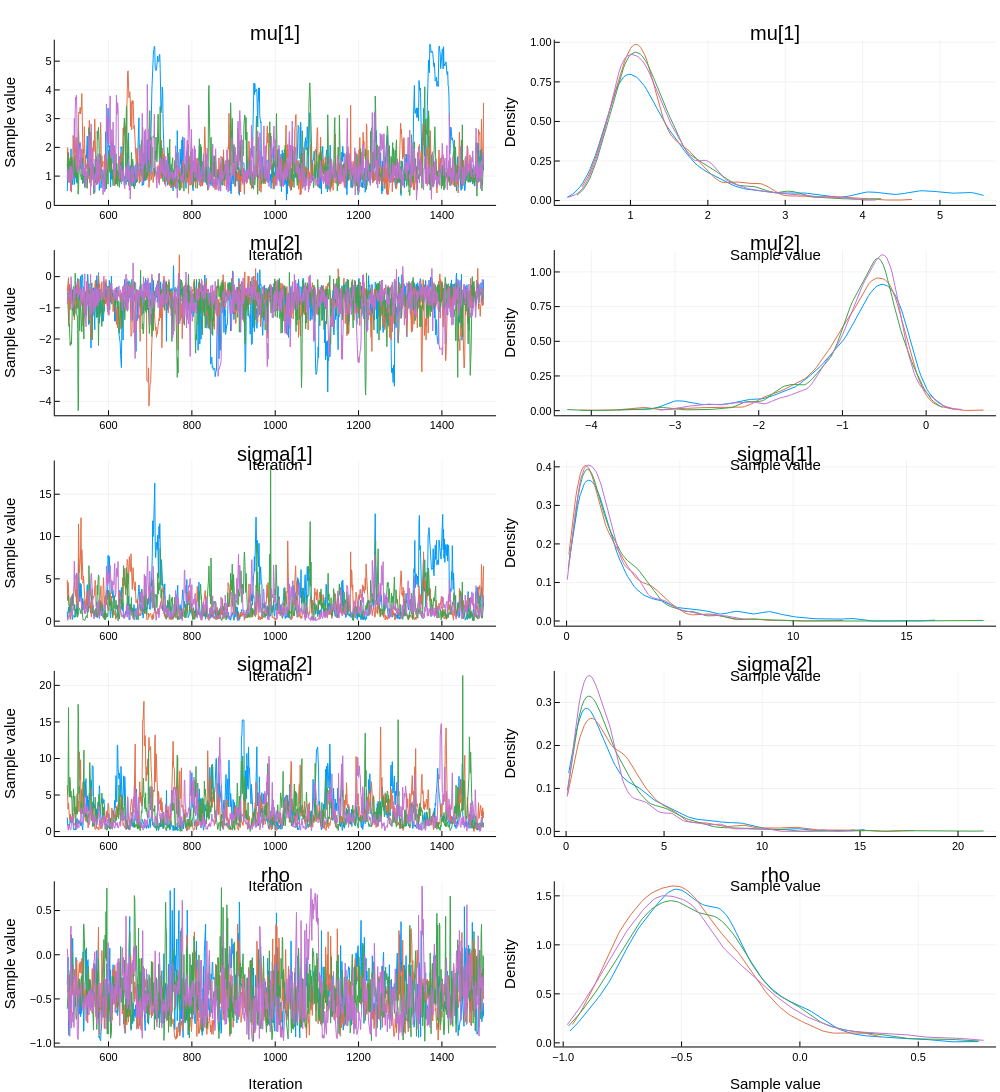

Write notebook code for a chart like this one.
### Markdown cell above
In this notebook, I will use the `Pigeons` package to fit the model. Pigeons is a Julia package implementing *parallel tempering* sampling. It is based on Slice sampling, i.e., a sampling method not using automatic differentiation. This makes it possible to include discrete variables alongside continuous ones, which is useful handling phylogenetic uncertainty.

Parallel tempering is comparatively slow. I still chose it because it computes both the posterior and the marginal likelihood in one swoop.

### Code cell
chain_vanilla_correlation = Turing.sample(
    vanilla_correlation(nrow(d)) | (x=d.x, y=d.y),
    NUTS(),
    MCMCThreads(),
    1_000,   # samples
    4,        # chains
    progress = false,
)


nms = [nm for nm in names(chain_vanilla_correlation) if !occursin("z", string(nm)) && !(occursin("L_R", string(nm)))]

describe(chain_vanilla_correlation[:, nms, :])

plot(chain_vanilla_correlation[:, nms, :])

### Figure 1 — Plotly figure (JSON) as saved in the notebook; plotly's stock layout.template omitted (floating-point values rounded to 4 significant figures; data arrays with more than 128 entries replaced by an {"elided": "..."} marker saying what was removed)
{"data": [{"colorbar": {"len": 0.157, "title": "", "x": 0.4961, "y": 0.9028}, "legendgroup": "Chain 1", "line": {"color": "rgba(0, 154, 250, 1.000)", "dash": "solid", "shape": "linear", "width": 1}, "mode": "lines", "name": "Chain 1", "showlegend": true, "type": "scatter", "x": {"elided": "1000 int values"}, "xaxis": "x1", "y": {"elided": "1000 float values"}, "yaxis": "y1"}, {"colorbar": {"len": 0.157, "title": "", "x": 0.4961, "y": 0.9028}, "legendgroup": "Chain 2", "line": {"color": "rgba(227, 111, 71, 1.000)", "dash": "solid", "shape": "linear", "width": 1}, "mode": "lines", "name": "Chain 2", "showlegend": true, "type": "scatter", "x": {"elided": "1000 int values"}, "xaxis": "x1", "y": {"elided": "1000 float values"}, "yaxis": "y1"}, {"colorbar": {"len": 0.157, "title": "", "x": 0.4961, "y": 0.9028}, "legendgroup": "Chain 3", "line": {"color": "rgba(62, 164, 78, 1.000)", "dash": "solid", "shape": "linear", "width": 1}, "mode": "lines", "name": "Chain 3", "showlegend": true, "type": "scatter", "x": {"elided": "1000 int values"}, "xaxis": "x1", "y": {"elided": "1000 float values"}, "yaxis": "y1"}, {"colorbar": {"len": 0.157, "title": "", "x": 0.4961, "y": 0.9028}, "legendgroup": "Chain 4", "line": {"color": "rgba(195, 113, 210, 1.000)", "dash": "solid", "shape": "linear", "width": 1}, "mode": "lines", "name": "Chain 4", "showlegend": true, "type": "scatter", "x": {"elided": "1000 int values"}, "xaxis": "x1", "y": {"elided": "1000 float values"}, "yaxis": "y1"}, {"colorbar": {"len": 0.157, "title": "", "x": 0.9961, "y": 0.9028}, "legendgroup": "Chain 1", "line": {"color": "rgba(0, 154, 250, 1.000)", "dash": "solid", "shape": "linear", "width": 1}, "mode": "lines", "name": "Chain 1", "showlegend": true, "type": "scatter", "x": {"elided": "164 float values"}, "xaxis": "x2", "y": {"elided": "164 float values"}, "yaxis": "y2"}, {"colorbar": {"len": 0.157, "title": "", "x": 0.9961, "y": 0.9028}, "legendgroup": "Chain 2", "line": {"color": "rgba(227, 111, 71, 1.000)", "dash": "solid", "shape": "linear", "width": 1}, "mode": "lines", "name": "Chain 2", "showlegend": true, "type": "scatter", "x": {"elided": "164 float values"}, "xaxis": "x2", "y": {"elided": "164 float values"}, "yaxis": "y2"}, {"colorbar": {"len": 0.157, "title": "", "x": 0.9961, "y": 0.9028}, "legendgroup": "Chain 3", "line": {"color": "rgba(62, 164, 78, 1.000)", "dash": "solid", "shape": "linear", "width": 1}, "mode": "lines", "name": "Chain 3", "showlegend": true, "type": "scatter", "x": {"elided": "164 float values"}, "xaxis": "x2", "y": {"elided": "164 float values"}, "yaxis": "y2"}, {"colorbar": {"len": 0.157, "title": "", "x": 0.9961, "y": 0.9028}, "legendgroup": "Chain 4", "line": {"color": "rgba(195, 113, 210, 1.000)", "dash": "solid", "shape": "linear", "width": 1}, "mode": "lines", "name": "Chain 4", "showlegend": true, "type": "scatter", "x": {"elided": "162 float values"}, "xaxis": "x2", "y": {"elided": "162 float values"}, "yaxis": "y2"}, {"colorbar": {"len": 0.157, "title": "", "x": 0.4961, "y": 0.7028}, "legendgroup": "Chain 1", "line": {"color": "rgba(0, 154, 250, 1.000)", "dash": "solid", "shape": "linear", "width": 1}, "mode": "lines", "name": "Chain 1", "showlegend": true, "type": "scatter", "x": {"elided": "1000 int values"}, "xaxis": "x3", "y": {"elided": "1000 float values"}, "yaxis": "y3"}, {"colorbar": {"len": 0.157, "title": "", "x": 0.4961, "y": 0.7028}, "legendgroup": "Chain 2", "line": {"color": "rgba(227, 111, 71, 1.000)", "dash": "solid", "shape": "linear", "width": 1}, "mode": "lines", "name": "Chain 2", "showlegend": true, "type": "scatter", "x": {"elided": "1000 int values"}, "xaxis": "x3", "y": {"elided": "1000 float values"}, "yaxis": "y3"}, {"colorbar": {"len": 0.157, "title": "", "x": 0.4961, "y": 0.7028}, "legendgroup": "Chain 3", "line": {"color": "rgba(62, 164, 78, 1.000)", "dash": "solid", "shape": "linear", "width": 1}, "mode": "lines", "name": "Chain 3", "showlegend": true, "type": "scatter", "x": {"elided": "1000 int values"}, "xaxis": "x3", "y": {"elided": "1000 float values"}, "yaxis": "y3"}, {"colorbar": {"len": 0.157, "title": "", "x": 0.4961, "y": 0.7028}, "legendgroup": "Chain 4", "line": {"color": "rgba(195, 113, 210, 1.000)", "dash": "solid", "shape": "linear", "width": 1}, "mode": "lines", "name": "Chain 4", "showlegend": true, "type": "scatter", "x": {"elided": "1000 int values"}, "xaxis": "x3", "y": {"elided": "1000 float values"}, "yaxis": "y3"}, {"colorbar": {"len": 0.157, "title": "", "x": 0.9961, "y": 0.7028}, "legendgroup": "Chain 1", "line": {"color": "rgba(0, 154, 250, 1.000)", "dash": "solid", "shape": "linear", "width": 1}, "mode": "lines", "name": "Chain 1", "showlegend": true, "type": "scatter", "x": {"elided": "162 float values"}, "xaxis": "x4", "y": {"elided": "162 float values"}, "yaxis": "y4"}, {"colorbar": {"len": 0.157, "title": "", "x": 0.9961, "y": 0.7028}, "legendgroup": "Chain 2", "line": {"color": "rgba(227, 111, 71, 1.000)", "dash": "solid", "shape": "linear", "width": 1}, "mode": "lines", "name": "Chain 2", "showlegend": true, "type": "scatter", "x": {"elided": "170 float values"}, "xaxis": "x4", "y": {"elided": "170 float values"}, "yaxis": "y4"}, {"colorbar": {"len": 0.157, "title": "", "x": 0.9961, "y": 0.7028}, "legendgroup": "Chain 3", "line": {"color": "rgba(62, 164, 78, 1.000)", "dash": "solid", "shape": "linear", "width": 1}, "mode": "lines", "name": "Chain 3", "showlegend": true, "type": "scatter", "x": {"elided": "172 float values"}, "xaxis": "x4", "y": {"elided": "172 float values"}, "yaxis": "y4"}, {"colorbar": {"len": 0.157, "title": "", "x": 0.9961, "y": 0.7028}, "legendgroup": "Chain 4", "line": {"color": "rgba(195, 113, 210, 1.000)", "dash": "solid", "shape": "linear", "width": 1}, "mode": "lines", "name": "Chain 4", "showlegend": true, "type": "scatter", "x": {"elided": "166 float values"}, "xaxis": "x4", "y": {"elided": "166 float values"}, "yaxis": "y4"}, {"colorbar": {"len": 0.157, "title": "", "x": 0.4961, "y": 0.5028}, "legendgroup": "Chain 1", "line": {"color": "rgba(0, 154, 250, 1.000)", "dash": "solid", "shape": "linear", "width": 1}, "mode": "lines", "name": "Chain 1", "showlegend": true, "type": "scatter", "x": {"elided": "1000 int values"}, "xaxis": "x5", "y": {"elided": "1000 float values"}, "yaxis": "y5"}, {"colorbar": {"len": 0.157, "title": "", "x": 0.4961, "y": 0.5028}, "legendgroup": "Chain 2", "line": {"color": "rgba(227, 111, 71, 1.000)", "dash": "solid", "shape": "linear", "width": 1}, "mode": "lines", "name": "Chain 2", "showlegend": true, "type": "scatter", "x": {"elided": "1000 int values"}, "xaxis": "x5", "y": {"elided": "1000 float values"}, "yaxis": "y5"}, {"colorbar": {"len": 0.157, "title": "", "x": 0.4961, "y": 0.5028}, "legendgroup": "Chain 3", "line": {"color": "rgba(62, 164, 78, 1.000)", "dash": "solid", "shape": "linear", "width": 1}, "mode": "lines", "name": "Chain 3", "showlegend": true, "type": "scatter", "x": {"elided": "1000 int values"}, "xaxis": "x5", "y": {"elided": "1000 float values"}, "yaxis": "y5"}, {"colorbar": {"len": 0.157, "title": "", "x": 0.4961, "y": 0.5028}, "legendgroup": "Chain 4", "line": {"color": "rgba(195, 113, 210, 1.000)", "dash": "solid", "shape": "linear", "width": 1}, "mode": "lines", "name": "Chain 4", "showlegend": true, "type": "scatter", "x": {"elided": "1000 int values"}, "xaxis": "x5", "y": {"elided": "1000 float values"}, "yaxis": "y5"}, {"colorbar": {"len": 0.157, "title": "", "x": 0.9961, "y": 0.5028}, "legendgroup": "Chain 1", "line": {"color": "rgba(0, 154, 250, 1.000)", "dash": "solid", "shape": "linear", "width": 1}, "mode": "lines", "name": "Chain 1", "showlegend": true, "type": "scatter", "x": {"elided": "170 float values"}, "xaxis": "x6", "y": {"elided": "170 float values"}, "yaxis": "y6"}, {"colorbar": {"len": 0.157, "title": "", "x": 0.9961, "y": 0.5028}, "legendgroup": "Chain 2", "line": {"color": "rgba(227, 111, 71, 1.000)", "dash": "solid", "shape": "linear", "width": 1}, "mode": "lines", "name": "Chain 2", "showlegend": true, "type": "scatter", "x": {"elided": "166 float values"}, "xaxis": "x6", "y": {"elided": "166 float values"}, "yaxis": "y6"}, {"colorbar": {"len": 0.157, "title": "", "x": 0.9961, "y": 0.5028}, "legendgroup": "Chain 3", "line": {"color": "rgba(62, 164, 78, 1.000)", "dash": "solid", "shape": "linear", "width": 1}, "mode": "lines", "name": "Chain 3", "showlegend": true, "type": "scatter", "x": {"elided": "176 float values"}, "xaxis": "x6", "y": {"elided": "176 float values"}, "yaxis": "y6"}, {"colorbar": {"len": 0.157, "title": "", "x": 0.9961, "y": 0.5028}, "legendgroup": "Chain 4", "line": {"color": "rgba(195, 113, 210, 1.000)", "dash": "solid", "shape": "linear", "width": 1}, "mode": "lines", "name": "Chain 4", "showlegend": true, "type": "scatter", "x": {"elided": "158 float values"}, "xaxis": "x6", "y": {"elided": "158 float values"}, "yaxis": "y6"}, {"colorbar": {"len": 0.157, "title": "", "x": 0.4961, "y": 0.3028}, "legendgroup": "Chain 1", "line": {"color": "rgba(0, 154, 250, 1.000)", "dash": "solid", "shape": "linear", "width": 1}, "mode": "lines", "name": "Chain 1", "showlegend": true, "type": "scatter", "x": {"elided": "1000 int values"}, "xaxis": "x7", "y": {"elided": "1000 float values"}, "yaxis": "y7"}, {"colorbar": {"len": 0.157, "title": "", "x": 0.4961, "y": 0.3028}, "legendgroup": "Chain 2", "line": {"color": "rgba(227, 111, 71, 1.000)", "dash": "solid", "shape": "linear", "width": 1}, "mode": "lines", "name": "Chain 2", "showlegend": true, "type": "scatter", "x": {"elided": "1000 int values"}, "xaxis": "x7", "y": {"elided": "1000 float values"}, "yaxis": "y7"}, {"colorbar": {"len": 0.157, "title": "", "x": 0.4961, "y": 0.3028}, "legendgroup": "Chain 3", "line": {"color": "rgba(62, 164, 78, 1.000)", "dash": "solid", "shape": "linear", "width": 1}, "mode": "lines", "name": "Chain 3", "showlegend": true, "type": "scatter", "x": {"elided": "1000 int values"}, "xaxis": "x7", "y": {"elided": "1000 float values"}, "yaxis": "y7"}, {"colorbar": {"len": 0.157, "title": "", "x": 0.4961, "y": 0.3028}, "legendgroup": "Chain 4", "line": {"color": "rgba(195, 113, 210, 1.000)", "dash": "solid", "shape": "linear", "width": 1}, "mode": "lines", "name": "Chain 4", "showlegend": true, "type": "scatter", "x": {"elided": "1000 int values"}, "xaxis": "x7", "y": {"elided": "1000 float values"}, "yaxis": "y7"}, {"colorbar": {"len": 0.157, "title": "", "x": 0.9961, "y": 0.3028}, "legendgroup": "Chain 1", "line": {"color": "rgba(0, 154, 250, 1.000)", "dash": "solid", "shape": "linear", "width": 1}, "mode": "lines", "name": "Chain 1", "showlegend": true, "type": "scatter", "x": {"elided": "160 float values"}, "xaxis": "x8", "y": {"elided": "160 float values"}, "yaxis": "y8"}, {"colorbar": {"len": 0.157, "title": "", "x": 0.9961, "y": 0.3028}, "legendgroup": "Chain 2", "line": {"color": "rgba(227, 111, 71, 1.000)", "dash": "solid", "shape": "linear", "width": 1}, "mode": "lines", "name": "Chain 2", "showlegend": true, "type": "scatter", "x": {"elided": "168 float values"}, "xaxis": "x8", "y": {"elided": "168 float values"}, "yaxis": "y8"}, {"colorbar": {"len": 0.157, "title": "", "x": 0.9961, "y": 0.3028}, "legendgroup": "Chain 3", "line": {"color": "rgba(62, 164, 78, 1.000)", "dash": "solid", "shape": "linear", "width": 1}, "mode": "lines", "name": "Chain 3", "showlegend": true, "type": "scatter", "x": {"elided": "176 float values"}, "xaxis": "x8", "y": {"elided": "176 float values"}, "yaxis": "y8"}, {"colorbar": {"len": 0.157, "title": "", "x": 0.9961, "y": 0.3028}, "legendgroup": "Chain 4", "line": {"color": "rgba(195, 113, 210, 1.000)", "dash": "solid", "shape": "linear", "width": 1}, "mode": "lines", "name": "Chain 4", "showlegend": true, "type": "scatter", "x": {"elided": "172 float values"}, "xaxis": "x8", "y": {"elided": "172 float values"}, "yaxis": "y8"}, {"colorbar": {"len": 0.157, "title": "", "x": 0.4961, "y": 0.1028}, "legendgroup": "Chain 1", "line": {"color": "rgba(0, 154, 250, 1.000)", "dash": "solid", "shape": "linear", "width": 1}, "mode": "lines", "name": "Chain 1", "showlegend": true, "type": "scatter", "x": {"elided": "1000 int values"}, "xaxis": "x9", "y": {"elided": "1000 float values"}, "yaxis": "y9"}, {"colorbar": {"len": 0.157, "title": "", "x": 0.4961, "y": 0.1028}, "legendgroup": "Chain 2", "line": {"color": "rgba(227, 111, 71, 1.000)", "dash": "solid", "shape": "linear", "width": 1}, "mode": "lines", "name": "Chain 2", "showlegend": true, "type": "scatter", "x": {"elided": "1000 int values"}, "xaxis": "x9", "y": {"elided": "1000 float values"}, "yaxis": "y9"}, {"colorbar": {"len": 0.157, "title": "", "x": 0.4961, "y": 0.1028}, "legendgroup": "Chain 3", "line": {"color": "rgba(62, 164, 78, 1.000)", "dash": "solid", "shape": "linear", "width": 1}, "mode": "lines", "name": "Chain 3", "showlegend": true, "type": "scatter", "x": {"elided": "1000 int values"}, "xaxis": "x9", "y": {"elided": "1000 float values"}, "yaxis": "y9"}, {"colorbar": {"len": 0.157, "title": "", "x": 0.4961, "y": 0.1028}, "legendgroup": "Chain 4", "line": {"color": "rgba(195, 113, 210, 1.000)", "dash": "solid", "shape": "linear", "width": 1}, "mode": "lines", "name": "Chain 4", "showlegend": true, "type": "scatter", "x": {"elided": "1000 int values"}, "xaxis": "x9", "y": {"elided": "1000 float values"}, "yaxis": "y9"}, {"colorbar": {"len": 0.157, "title": "", "x": 0.9961, "y": 0.1028}, "legendgroup": "Chain 1", "line": {"color": "rgba(0, 154, 250, 1.000)", "dash": "solid", "shape": "linear", "width": 1}, "mode": "lines", "name": "Chain 1", "showlegend": true, "type": "scatter", "x": {"elided": "158 float values"}, "xaxis": "x10", "y": {"elided": "158 float values"}, "yaxis": "y10"}, {"colorbar": {"len": 0.157, "title": "", "x": 0.9961, "y": 0.1028}, "legendgroup": "Chain 2", "line": {"color": "rgba(227, 111, 71, 1.000)", "dash": "solid", "shape": "linear", "width": 1}, "mode": "lines", "name": "Chain 2", "showlegend": true, "type": "scatter", "x": {"elided": "148 float values"}, "xaxis": "x10", "y": {"elided": "148 float values"}, "yaxis": "y10"}, {"colorbar": {"len": 0.157, "title": "", "x": 0.9961, "y": 0.1028}, "legendgroup": "Chain 3", "line": {"color": "rgba(62, 164, 78, 1.000)", "dash": "solid", "shape": "linear", "width": 1}, "mode": "lines", "name": "Chain 3", "showlegend": true, "type": "scatter", "x": {"elided": "156 float values"}, "xaxis": "x10", "y": {"elided": "156 float values"}, "yaxis": "y10"}, {"colorbar": {"len": 0.157, "title": "", "x": 0.9961, "y": 0.1028}, "legendgroup": "Chain 4", "line": {"color": "rgba(195, 113, 210, 1.000)", "dash": "solid", "shape": "linear", "width": 1}, "mode": "lines", "name": "Chain 4", "showlegend": true, "type": "scatter", "x": {"elided": "156 float values"}, "xaxis": "x10", "y": {"elided": "156 float values"}, "yaxis": "y10"}], "layout": {"annotations": [{"font": {"color": "rgba(0, 0, 0, 1.000)", "family": "sans-serif", "size": 20}, "rotation": 0, "showarrow": false, "text": "mu[1]", "x": 0.2754, "xanchor": "center", "xref": "paper", "y": 1, "yanchor": "top", "yref": "paper"}, {"font": {"color": "rgba(0, 0, 0, 1.000)", "family": "sans-serif", "size": 20}, "rotation": 0, "showarrow": false, "text": "mu[1]", "x": 0.7754, "xanchor": "center", "xref": "paper", "y": 1, "yanchor": "top", "yref": "paper"}, {"font": {"color": "rgba(0, 0, 0, 1.000)", "family": "sans-serif", "size": 20}, "rotation": 0, "showarrow": false, "text": "mu[2]", "x": 0.2754, "xanchor": "center", "xref": "paper", "y": 0.8, "yanchor": "top", "yref": "paper"}, {"font": {"color": "rgba(0, 0, 0, 1.000)", "family": "sans-serif", "size": 20}, "rotation": 0, "showarrow": false, "text": "mu[2]", "x": 0.7754, "xanchor": "center", "xref": "paper", "y": 0.8, "yanchor": "top", "yref": "paper"}, {"font": {"color": "rgba(0, 0, 0, 1.000)", "family": "sans-serif", "size": 20}, "rotation": 0, "showarrow": false, "text": "sigma[1]", "x": 0.2754, "xanchor": "center", "xref": "paper", "y": 0.6, "yanchor": "top", "yref": "paper"}, {"font": {"color": "rgba(0, 0, 0, 1.000)", "family": "sans-serif", "size": 20}, "rotation": 0, "showarrow": false, "text": "sigma[1]", "x": 0.7754, "xanchor": "center", "xref": "paper", "y": 0.6, "yanchor": "top", "yref": "paper"}, {"font": {"color": "rgba(0, 0, 0, 1.000)", "family": "sans-serif", "size": 20}, "rotation": 0, "showarrow": false, "text": "sigma[2]", "x": 0.2754, "xanchor": "center", "xref": "paper", "y": 0.4, "yanchor": "top", "yref": "paper"}, {"font": {"color": "rgba(0, 0, 0, 1.000)", "family": "sans-serif", "size": 20}, "rotation": 0, "showarrow": false, "text": "sigma[2]", "x": 0.7754, "xanchor": "center", "xref": "paper", "y": 0.4, "yanchor": "top", "yref": "paper"}, {"font": {"color": "rgba(0, 0, 0, 1.000)", "family": "sans-serif", "size": 20}, "rotation": 0, "showarrow": false, "text": "rho", "x": 0.2754, "xanchor": "center", "xref": "paper", "y": 0.2, "yanchor": "top", "yref": "paper"}, {"font": {"color": "rgba(0, 0, 0, 1.000)", "family": "sans-serif", "size": 20}, "rotation": 0, "showarrow": false, "text": "rho", "x": 0.7754, "xanchor": "center", "xref": "paper", "y": 0.2, "yanchor": "top", "yref": "paper"}], "height": 1250, "margin": {"b": 20, "l": 0, "r": 0, "t": 20}, "paper_bgcolor": "rgba(255, 255, 255, 1.000)", "plot_bgcolor": "rgba(255, 255, 255, 1.000)", "showlegend": false, "width": 1000, "xaxis1": {"anchor": "y1", "domain": [0.05477, 0.4961], "gridcolor": "rgba(0, 0, 0, 0.100)", "gridwidth": 0.5, "linecolor": "rgba(0, 0, 0, 1.000)", "mirror": false, "range": [471.0, 1530.0], "showgrid": true, "showline": true, "showticklabels": true, "tickangle": 0, "tickcolor": "rgb(0, 0, 0)", "tickfont": {"color": "rgba(0, 0, 0, 1.000)", "family": "sans-serif", "size": 11}, "tickmode": "array", "ticks": "inside", "ticktext": ["600", "800", "1000", "1200", "1400"], "tickvals": [600, 800, 1000, 1200, 1400], "title": "Iteration", "titlefont": {"color": "rgba(0, 0, 0, 1.000)", "family": "sans-serif", "size": 15}, "type": "-", "visible": true, "zeroline": false, "zerolinecolor": "rgba(0, 0, 0, 1.000)"}, "xaxis10": {"anchor": "y10", "domain": [0.5548, 0.9961], "gridcolor": "rgba(0, 0, 0, 0.100)", "gridwidth": 0.5, "linecolor": "rgba(0, 0, 0, 1.000)", "mirror": false, "range": [-1.036, 0.8287], "showgrid": true, "showline": true, "showticklabels": true, "tickangle": 0, "tickcolor": "rgb(0, 0, 0)", "tickfont": {"color": "rgba(0, 0, 0, 1.000)", "family": "sans-serif", "size": 11}, "tickmode": "array", "ticks": "inside", "ticktext": ["−1.0", "−0.5", "0.0", "0.5"], "tickvals": [-1, -0.5, 0, 0.5], "title": "Sample value", "titlefont": {"color": "rgba(0, 0, 0, 1.000)", "family": "sans-serif", "size": 15}, "type": "-", "visible": true, "zeroline": false, "zerolinecolor": "rgba(0, 0, 0, 1.000)"}, "xaxis2": {"anchor": "y2", "domain": [0.5548, 0.9961], "gridcolor": "rgba(0, 0, 0, 0.100)", "gridwidth": 0.5, "linecolor": "rgba(0, 0, 0, 1.000)", "mirror": false, "range": [0.0214, 5.725], "showgrid": true, "showline": true, "showticklabels": true, "tickangle": 0, "tickcolor": "rgb(0, 0, 0)", "tickfont": {"color": "rgba(0, 0, 0, 1.000)", "family": "sans-serif", "size": 11}, "tickmode": "array", "ticks": "inside", "ticktext": ["1", "2", "3", "4", "5"], "tickvals": [1, 2, 3, 4, 5], "title": "Sample value", "titlefont": {"color": "rgba(0, 0, 0, 1.000)", "family": "sans-serif", "size": 15}, "type": "-", "visible": true, "zeroline": false, "zerolinecolor": "rgba(0, 0, 0, 1.000)"}, "xaxis3": {"anchor": "y3", "domain": [0.05477, 0.4961], "gridcolor": "rgba(0, 0, 0, 0.100)", "gridwidth": 0.5, "linecolor": "rgba(0, 0, 0, 1.000)", "mirror": false, "range": [471.0, 1530.0], "showgrid": true, "showline": true, "showticklabels": true, "tickangle": 0, "tickcolor": "rgb(0, 0, 0)", "tickfont": {"color": "rgba(0, 0, 0, 1.000)", "family": "sans-serif", "size": 11}, "tickmode": "array", "ticks": "inside", "ticktext": ["600", "800", "1000", "1200", "1400"], "tickvals": [600, 800, 1000, 1200, 1400], "title": "Iteration", "titlefont": {"color": "rgba(0, 0, 0, 1.000)", "family": "sans-serif", "size": 15}, "type": "-", "visible": true, "zeroline": false, "zerolinecolor": "rgba(0, 0, 0, 1.000)"}, "xaxis4": {"anchor": "y4", "domain": [0.5548, 0.9961], "gridcolor": "rgba(0, 0, 0, 0.100)", "gridwidth": 0.5, "linecolor": "rgba(0, 0, 0, 1.000)", "mirror": false, "range": [-4.436, 0.8352], "showgrid": true, "showline": true, "showticklabels": true, "tickangle": 0, "tickcolor": "rgb(0, 0, 0)", "tickfont": {"color": "rgba(0, 0, 0, 1.000)", "family": "sans-serif", "size": 11}, "tickmode": "array", "ticks": "inside", "ticktext": ["−4", "−3", "−2", "−1", "0"], "tickvals": [-4, -3, -2, -1, 0], "title": "Sample value", "titlefont": {"color": "rgba(0, 0, 0, 1.000)", "family": "sans-serif", "size": 15}, "type": "-", "visible": true, "zeroline": false, "zerolinecolor": "rgba(0, 0, 0, 1.000)"}, "xaxis5": {"anchor": "y5", "domain": [0.05477, 0.4961], "gridcolor": "rgba(0, 0, 0, 0.100)", "gridwidth": 0.5, "linecolor": "rgba(0, 0, 0, 1.000)", "mirror": false, "range": [471.0, 1530.0], "showgrid": true, "showline": true, "showticklabels": true, "tickangle": 0, "tickcolor": "rgb(0, 0, 0)", "tickfont": {"color": "rgba(0, 0, 0, 1.000)", "family": "sans-serif", "size": 11}, "tickmode": "array", "ticks": "inside", "ticktext": ["600", "800", "1000", "1200", "1400"], "tickvals": [600, 800, 1000, 1200, 1400], "title": "Iteration", "titlefont": {"color": "rgba(0, 0, 0, 1.000)", "family": "sans-serif", "size": 15}, "type": "-", "visible": true, "zeroline": false, "zerolinecolor": "rgba(0, 0, 0, 1.000)"}, "xaxis6": {"anchor": "y6", "domain": [0.5548, 0.9961], "gridcolor": "rgba(0, 0, 0, 0.100)", "gridwidth": 0.5, "linecolor": "rgba(0, 0, 0, 1.000)", "mirror": false, "range": [-0.5214, 18.95], "showgrid": true, "showline": true, "showticklabels": true, "tickangle": 0, "tickcolor": "rgb(0, 0, 0)", "tickfont": {"color": "rgba(0, 0, 0, 1.000)", "family": "sans-serif", "size": 11}, "tickmode": "array", "ticks": "inside", "ticktext": ["0", "5", "10", "15"], "tickvals": [0, 5, 10, 15], "title": "Sample value", "titlefont": {"color": "rgba(0, 0, 0, 1.000)", "family": "sans-serif", "size": 15}, "type": "-", "visible": true, "zeroline": false, "zerolinecolor": "rgba(0, 0, 0, 1.000)"}, "xaxis7": {"anchor": "y7", "domain": [0.05477, 0.4961], "gridcolor": "rgba(0, 0, 0, 0.100)", "gridwidth": 0.5, "linecolor": "rgba(0, 0, 0, 1.000)", "mirror": false, "range": [471.0, 1530.0], "showgrid": true, "showline": true, "showticklabels": true, "tickangle": 0, "tickcolor": "rgb(0, 0, 0)", "tickfont": {"color": "rgba(0, 0, 0, 1.000)", "family": "sans-serif", "size": 11}, "tickmode": "array", "ticks": "inside", "ticktext": ["600", "800", "1000", "1200", "1400"], "tickvals": [600, 800, 1000, 1200, 1400], "title": "Iteration", "titlefont": {"color": "rgba(0, 0, 0, 1.000)", "family": "sans-serif", "size": 15}, "type": "-", "visible": true, "zeroline": false, "zerolinecolor": "rgba(0, 0, 0, 1.000)"}, "xaxis8": {"anchor": "y8", "domain": [0.5548, 0.9961], "gridcolor": "rgba(0, 0, 0, 0.100)", "gridwidth": 0.5, "linecolor": "rgba(0, 0, 0, 1.000)", "mirror": false, "range": [-0.5777, 21.94], "showgrid": true, "showline": true, "showticklabels": true, "tickangle": 0, "tickcolor": "rgb(0, 0, 0)", "tickfont": {"color": "rgba(0, 0, 0, 1.000)", "family": "sans-serif", "size": 11}, "tickmode": "array", "ticks": "inside", "ticktext": ["0", "5", "10", "15", "20"], "tickvals": [0, 5, 10, 15, 20], "title": "Sample value", "titlefont": {"color": "rgba(0, 0, 0, 1.000)", "family": "sans-serif", "size": 15}, "type": "-", "visible": true, "zeroline": false, "zerolinecolor": "rgba(0, 0, 0, 1.000)"}, "xaxis9": {"anchor": "y9", "domain": [0.05477, 0.4961], "gridcolor": "rgba(0, 0, 0, 0.100)", "gridwidth": 0.5, "linecolor": "rgba(0, 0, 0, 1.000)", "mirror": false, "range": [471.0, 1530.0], "showgrid": true, "showline": true, "showticklabels": true, "tickangle": 0, "tickcolor": "rgb(0, 0, 0)", "tickfont": {"color": "rgba(0, 0, 0, 1.000)", "family": "sans-serif", "size": 11}, "tickmode": "array", "ticks": "inside", "ticktext": ["600", "800", "1000", "1200", "1400"], "tickvals": [600, 800, 1000, 1200, 1400], "title": "Iteration", "titlefont": {"color": "rgba(0, 0, 0, 1.000)", "family": "sans-serif", "size": 15}, "type": "-", "visible": true, "zeroline": false, "zerolinecolor": "rgba(0, 0, 0, 1.000)"}, "yaxis1": {"anchor": "x1", "domain": [0.8243, 0.9813], "gridcolor": "rgba(0, 0, 0, 0.100)", "gridwidth": 0.5, "linecolor": "rgba(0, 0, 0, 1.000)", "mirror": false, "range": [-0.001853, 5.749], "showgrid": true, "showline": true, "showticklabels": true, "tickangle": 0, "tickcolor": "rgb(0, 0, 0)", "tickfont": {"color": "rgba(0, 0, 0, 1.000)", "family": "sans-serif", "size": 11}, "tickmode": "array", "ticks": "inside", "ticktext": ["0", "1", "2", "3", "4", "5"], "tickvals": [0, 1, 2, 3, 4, 5], "title": "Sample value", "titlefont": {"color": "rgba(0, 0, 0, 1.000)", "family": "sans-serif", "size": 15}, "type": "-", "visible": true, "zeroline": false, "zerolinecolor": "rgba(0, 0, 0, 1.000)"}, "yaxis10": {"anchor": "x10", "domain": [0.02426, 0.1813], "gridcolor": "rgba(0, 0, 0, 0.100)", "gridwidth": 0.5, "linecolor": "rgba(0, 0, 0, 1.000)", "mirror": false, "range": [-0.03709, 1.649], "showgrid": true, "showline": true, "showticklabels": true, "tickangle": 0, "tickcolor": "rgb(0, 0, 0)", "tickfont": {"color": "rgba(0, 0, 0, 1.000)", "family": "sans-serif", "size": 11}, "tickmode": "array", "ticks": "inside", "ticktext": ["0.0", "0.5", "1.0", "1.5"], "tickvals": [0, 0.5, 1, 1.5], "title": "Density", "titlefont": {"color": "rgba(0, 0, 0, 1.000)", "family": "sans-serif", "size": 15}, "type": "-", "visible": true, "zeroline": false, "zerolinecolor": "rgba(0, 0, 0, 1.000)"}, "yaxis2": {"anchor": "x2", "domain": [0.8243, 0.9813], "gridcolor": "rgba(0, 0, 0, 0.100)", "gridwidth": 0.5, "linecolor": "rgba(0, 0, 0, 1.000)", "mirror": false, "range": [-0.0271, 1.017], "showgrid": true, "showline": true, "showticklabels": true, "tickangle": 0, "tickcolor": "rgb(0, 0, 0)", "tickfont": {"color": "rgba(0, 0, 0, 1.000)", "family": "sans-serif", "size": 11}, "tickmode": "array", "ticks": "inside", "ticktext": ["0.00", "0.25", "0.50", "0.75", "1.00"], "tickvals": [0, 0.25, 0.5, 0.75, 1], "title": "Density", "titlefont": {"color": "rgba(0, 0, 0, 1.000)", "family": "sans-serif", "size": 15}, "type": "-", "visible": true, "zeroline": false, "zerolinecolor": "rgba(0, 0, 0, 1.000)"}, "yaxis3": {"anchor": "x3", "domain": [0.6243, 0.7813], "gridcolor": "rgba(0, 0, 0, 0.100)", "gridwidth": 0.5, "linecolor": "rgba(0, 0, 0, 1.000)", "mirror": false, "range": [-4.446, 0.8518], "showgrid": true, "showline": true, "showticklabels": true, "tickangle": 0, "tickcolor": "rgb(0, 0, 0)", "tickfont": {"color": "rgba(0, 0, 0, 1.000)", "family": "sans-serif", "size": 11}, "tickmode": "array", "ticks": "inside", "ticktext": ["−4", "−3", "−2", "−1", "0"], "tickvals": [-4, -3, -2, -1, 0], "title": "Sample value", "titlefont": {"color": "rgba(0, 0, 0, 1.000)", "family": "sans-serif", "size": 15}, "type": "-", "visible": true, "zeroline": false, "zerolinecolor": "rgba(0, 0, 0, 1.000)"}, "yaxis4": {"anchor": "x4", "domain": [0.6243, 0.7813], "gridcolor": "rgba(0, 0, 0, 0.100)", "gridwidth": 0.5, "linecolor": "rgba(0, 0, 0, 1.000)", "mirror": false, "range": [-0.03338, 1.158], "showgrid": true, "showline": true, "showticklabels": true, "tickangle": 0, "tickcolor": "rgb(0, 0, 0)", "tickfont": {"color": "rgba(0, 0, 0, 1.000)", "family": "sans-serif", "size": 11}, "tickmode": "array", "ticks": "inside", "ticktext": ["0.00", "0.25", "0.50", "0.75", "1.00"], "tickvals": [0, 0.25, 0.5, 0.75, 1], "title": "Density", "titlefont": {"color": "rgba(0, 0, 0, 1.000)", "family": "sans-serif", "size": 15}, "type": "-", "visible": true, "zeroline": false, "zerolinecolor": "rgba(0, 0, 0, 1.000)"}, "yaxis5": {"anchor": "x5", "domain": [0.4243, 0.5813], "gridcolor": "rgba(0, 0, 0, 0.100)", "gridwidth": 0.5, "linecolor": "rgba(0, 0, 0, 1.000)", "mirror": false, "range": [-0.5342, 18.99], "showgrid": true, "showline": true, "showticklabels": true, "tickangle": 0, "tickcolor": "rgb(0, 0, 0)", "tickfont": {"color": "rgba(0, 0, 0, 1.000)", "family": "sans-serif", "size": 11}, "tickmode": "array", "ticks": "inside", "ticktext": ["0", "5", "10", "15"], "tickvals": [0, 5, 10, 15], "title": "Sample value", "titlefont": {"color": "rgba(0, 0, 0, 1.000)", "family": "sans-serif", "size": 15}, "type": "-", "visible": true, "zeroline": false, "zerolinecolor": "rgba(0, 0, 0, 1.000)"}, "yaxis6": {"anchor": "x6", "domain": [0.4243, 0.5813], "gridcolor": "rgba(0, 0, 0, 0.100)", "gridwidth": 0.5, "linecolor": "rgba(0, 0, 0, 1.000)", "mirror": false, "range": [-0.01213, 0.4165], "showgrid": true, "showline": true, "showticklabels": true, "tickangle": 0, "tickcolor": "rgb(0, 0, 0)", "tickfont": {"color": "rgba(0, 0, 0, 1.000)", "family": "sans-serif", "size": 11}, "tickmode": "array", "ticks": "inside", "ticktext": ["0.0", "0.1", "0.2", "0.3", "0.4"], "tickvals": [0, 0.1, 0.2, 0.3, 0.4], "title": "Density", "titlefont": {"color": "rgba(0, 0, 0, 1.000)", "family": "sans-serif", "size": 15}, "type": "-", "visible": true, "zeroline": false, "zerolinecolor": "rgba(0, 0, 0, 1.000)"}, "yaxis7": {"anchor": "x7", "domain": [0.2243, 0.3813], "gridcolor": "rgba(0, 0, 0, 0.100)", "gridwidth": 0.5, "linecolor": "rgba(0, 0, 0, 1.000)", "mirror": false, "range": [-0.616, 21.98], "showgrid": true, "showline": true, "showticklabels": true, "tickangle": 0, "tickcolor": "rgb(0, 0, 0)", "tickfont": {"color": "rgba(0, 0, 0, 1.000)", "family": "sans-serif", "size": 11}, "tickmode": "array", "ticks": "inside", "ticktext": ["0", "5", "10", "15", "20"], "tickvals": [0, 5, 10, 15, 20], "title": "Sample value", "titlefont": {"color": "rgba(0, 0, 0, 1.000)", "family": "sans-serif", "size": 15}, "type": "-", "visible": true, "zeroline": false, "zerolinecolor": "rgba(0, 0, 0, 1.000)"}, "yaxis8": {"anchor": "x8", "domain": [0.2243, 0.3813], "gridcolor": "rgba(0, 0, 0, 0.100)", "gridwidth": 0.5, "linecolor": "rgba(0, 0, 0, 1.000)", "mirror": false, "range": [-0.01088, 0.3736], "showgrid": true, "showline": true, "showticklabels": true, "tickangle": 0, "tickcolor": "rgb(0, 0, 0)", "tickfont": {"color": "rgba(0, 0, 0, 1.000)", "family": "sans-serif", "size": 11}, "tickmode": "array", "ticks": "inside", "ticktext": ["0.0", "0.1", "0.2", "0.3"], "tickvals": [0, 0.1, 0.2, 0.3], "title": "Density", "titlefont": {"color": "rgba(0, 0, 0, 1.000)", "family": "sans-serif", "size": 15}, "type": "-", "visible": true, "zeroline": false, "zerolinecolor": "rgba(0, 0, 0, 1.000)"}, "yaxis9": {"anchor": "x9", "domain": [0.02426, 0.1813], "gridcolor": "rgba(0, 0, 0, 0.100)", "gridwidth": 0.5, "linecolor": "rgba(0, 0, 0, 1.000)", "mirror": false, "range": [-1.038, 0.8313], "showgrid": true, "showline": true, "showticklabels": true, "tickangle": 0, "tickcolor": "rgb(0, 0, 0)", "tickfont": {"color": "rgba(0, 0, 0, 1.000)", "family": "sans-serif", "size": 11}, "tickmode": "array", "ticks": "inside", "ticktext": ["−1.0", "−0.5", "0.0", "0.5"], "tickvals": [-1, -0.5, 0, 0.5], "title": "Sample value", "titlefont": {"color": "rgba(0, 0, 0, 1.000)", "family": "sans-serif", "size": 15}, "type": "-", "visible": true, "zeroline": false, "zerolinecolor": "rgba(0, 0, 0, 1.000)"}}}
